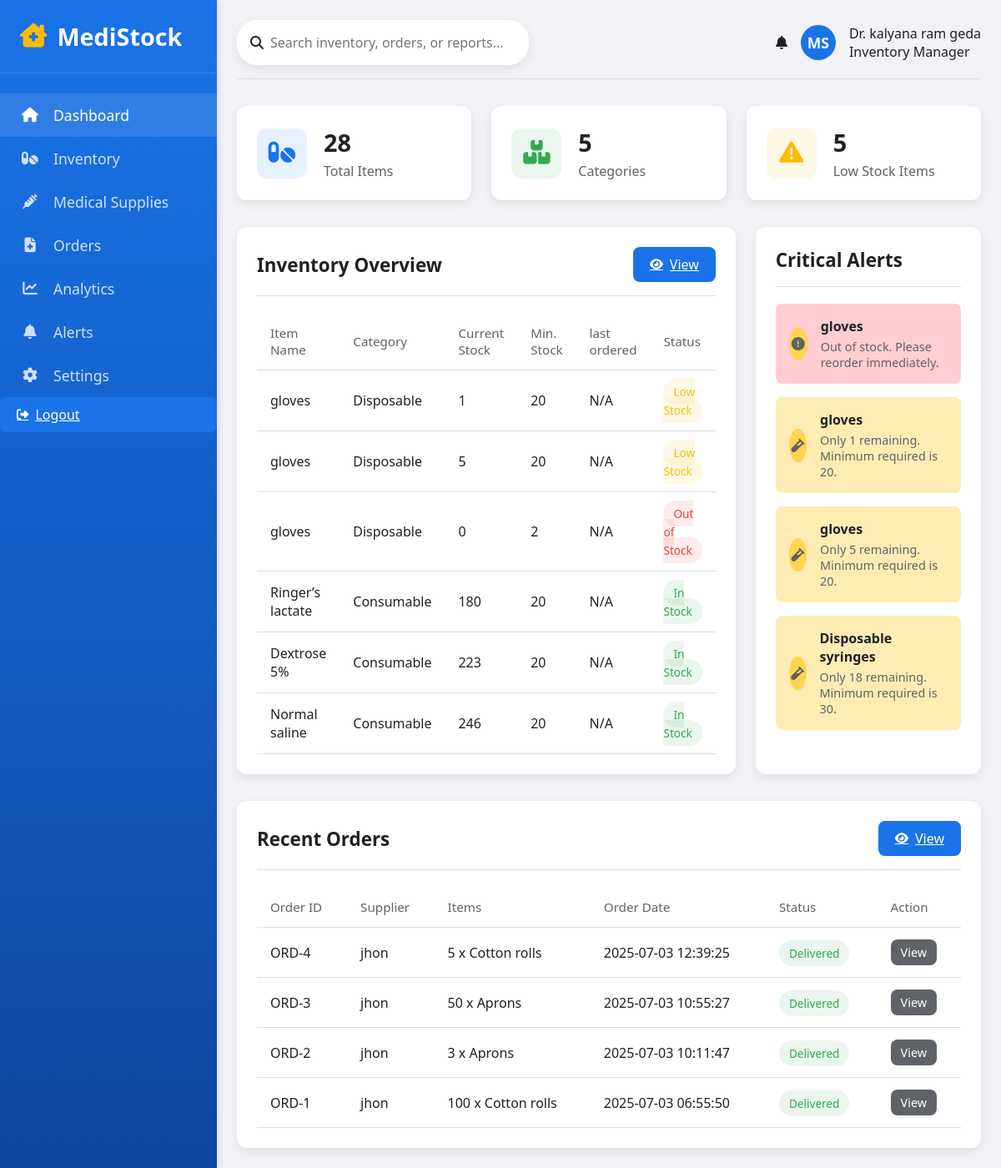
The app's page /dashboard (signed in) with its own data.
### tables this page shows
CREATE TABLE items (
            id INTEGER PRIMARY KEY AUTOINCREMENT,
            name TEXT NOT NULL,
            category TEXT,
            current_stock INTEGER,
            min_stock INTEGER,
            unit TEXT,
            supplier TEXT,
            last_ordered TIMESTAMP
        );

CREATE TABLE orders (
            id INTEGER PRIMARY KEY AUTOINCREMENT,
            item_id INTEGER NOT NULL,
            quantity INTEGER NOT NULL,
            supplier TEXT NOT NULL,
            urgency TEXT CHECK(urgency IN ('low', 'normal', 'high', 'critical')),
            status TEXT CHECK(status IN ('pending', 'approved', 'shipped', 'delivered', 'cancelled')),
            order_date TIMESTAMP DEFAULT CURRENT_TIMESTAMP,
            expected_delivery DATE,
            notes TEXT,
            FOREIGN KEY (item_id) REFERENCES items(id)
        );

### app.py (the view)
@app.route('/dashboard')
def dashboard():
    if 'username' not in session:
        return redirect(url_for('home'))
    conn = get_db_connection()
    c = conn.cursor()
    c.execute("SELECT COUNT(*) FROM items")
    total_items = c.fetchone()[0]
    c.execute("SELECT COUNT(DISTINCT category) FROM items")
    category_count = c.fetchone()[0]
    c.execute("SELECT COUNT(*) FROM items WHERE current_stock < min_stock")
    low_stock_count = c.fetchone()[0]
    c.execute("SELECT * FROM items ORDER BY id DESC LIMIT 6")
    items = c.fetchall()
    c.execute('''
        SELECT o.*, i.name as item_name, i.unit
        FROM orders o
        JOIN items i ON o.item_id = i.id
        ORDER BY o.order_date DESC
        LIMIT 4
    ''')
    orders = c.fetchall()
    c.execute('''
        SELECT name, current_stock, min_stock
        FROM items
        WHERE current_stock = 0 OR current_stock < min_stock
        ORDER BY current_stock ASC
        LIMIT 4
    ''')
    alerts = c.fetchall()
    conn.close()
    return render_template(
        'dashboard.html',
        name=session['username'],
        total_items=total_items,
        category_count=category_count,
        low_stock_count=low_stock_count,
        items=items,
        orders=orders,
        alerts=alerts
    )

### app.py (called while the page is built)
def get_db_connection():
    conn = sqlite3.connect('database.db', check_same_thread=False)
    conn.row_factory = sqlite3.Row
    return conn

### templates/dashboard.html (shortened to what this page needs)
<!DOCTYPE html>
<html lang="en">
<head>
    <link rel="stylesheet" href="https://cdnjs.cloudflare.com/ajax/libs/font-awesome/6.4.0/css/all.min.css">
</head>
<body>
    <aside class="sidebar">
        <div class="logo">
            <h1><i class="fas fa-clinic-medical"></i> <span>MediStock</span></h1>
        </div>
        <div class="nav-links">
            <a href="#" class="nav-item active">
                <i class="fas fa-home"></i>
                <span>Dashboard</span>
            </a>
            <a href="{{ url_for('inventory') }}" class="nav-item">
            <i class="fas fa-pills"></i>
            <span>Inventory</span>
            </a>
            <a href="{{ url_for('medical_supplies') }}" class="nav-item">
            <i class="fas fa-syringe"></i>
            <span>Medical Supplies</span>
            </a>
            <a href="{{ url_for('order') }}" class="nav-item">
            <i class="fas fa-file-medical"></i>
            <span>Orders</span>
            </a>
            <a href="{{ url_for('analytics') }}" class="nav-item">
            <i class="fas fa-chart-line"></i>
            <span>Analytics</span>
            </a>
            <a href="#" class="nav-item">
                <i class="fas fa-bell"></i>
                <span>Alerts</span>
            </a>
            <a href="{{ url_for('settings') }}" class="nav-item">
                <i class="fas fa-cog"></i>
                <span>Settings</span>
            </a>
            <a href="{{ url_for('logout') }}" class="btn btn-danger">
            <i class="fas fa-sign-out-alt"></i>
            <span>Logout</span>
            </a>
        </div>
    </aside>
    <main class="main-content">
        <div class="header">
            <div class="search-bar">
                <i class="fas fa-search"></i>
                <input type="text" placeholder="Search inventory, orders, or reports...">
            </div>
            <div class="user-info">
                <div class="notifications">
                    <i class="fas fa-bell"></i>
                </div>
                <div class="user-avatar">MS</div>
                <div>
                    <div class="user-name">Dr. {{ name }}</div>
                    <div class="user-role">Inventory Manager</div>
                </div>
            </div>
        </div>
        <div class="dashboard-stats">
            <div class="stat-card card-1">
                <div class="stat-icon">
                    <i class="fas fa-pills"></i>
                </div>
                <div class="stat-info">
                    <h3>{{ total_items }}</h3>
                    <p>Total Items</p>
                </div>
            </div>
            <div class="stat-card card-2">
                <div class="stat-icon">
                    <i class="fas fa-boxes"></i>
                </div>
                <div class="stat-info">
                    <h3>{{ category_count }}</h3>
                    <p>Categories</p>
                </div>
            </div>
            <div class="stat-card card-3">
                <div class="stat-icon">
                    <i class="fas fa-exclamation-triangle"></i>
                </div>
                <div class="stat-info">
                    <h3>{{ low_stock_count }}</h3>
                    <p>Low Stock Items</p>
                </div>
            </div>
            </div>
        <div class="dashboard-content">
            <div class="card">
                <div class="card-header">
                    <h2>Inventory Overview</h2>
                    <a href="{{ url_for('inventory') }}" class="btn"><i class="fas fa-eye"></i> View</a>
                </div>
                <div class="table-responsive">
                    <table>
                        <thead>
                            <tr>
                                <th>Item Name</th>
                                <th>Category</th>
                                <th>Current Stock</th>
                                <th>Min. Stock</th>
                                <th>last ordered</th>
                                <th>Status</th>
                            </tr>
                        </thead>
                        <tbody>
    {% for item in items %}
    <tr>
        <td>{{ item.name }}</td>
        <td>{{ item.category }}</td>
        <td>{{ item.current_stock }}</td>
        <td>{{ item.min_stock }}</td>
        <td>{{ item.last_ordered or 'N/A' }}</td>
        <td>
            {% if item.current_stock == 0 %}
                <span class="status out-of-stock">Out of Stock</span>
            {% elif item.current_stock < item.min_stock %}
                <span class="status low-stock">Low Stock</span>
            {% else %}
                <span class="status in-stock">In Stock</span>
            {% endif %}
        </td>
    </tr>
    {% endfor %}
</tbody>
                    </table>
                </div>
            </div>
            <div class="card">
                <div class="card-header">
                    <h2>Critical Alerts</h2>
                </div>
                <div class="alerts-container">
    {% for alert in alerts %}
        <div class="alert-card {% if alert.current_stock == 0 %}critical{% else %}expiring-soon{% endif %}">
            <div class="alert-icon">
                <i class="fas {% if alert.current_stock == 0 %}fa-exclamation-circle{% else %}fa-vial{% endif %}"></i>
            </div>
            <div class="alert-content">
                <h4>{{ alert.name }}</h4>
                {% if alert.current_stock == 0 %}
                    <p>Out of stock. Please reorder immediately.</p>
                {% else %}
                    <p>Only {{ alert.current_stock }} remaining. Minimum required is {{ alert.min_stock }}.</p>
                {% endif %}
            </div>
        </div>
    {% else %}
        <p style="padding: 10px; color: #888;">No critical alerts right now.</p>
    {% endfor %}
</div>
            </div>
        </div>
        <div class="card">
            <div class="card-header">
                <h2>Recent Orders</h2>
                <a href="{{ url_for('order') }}" class="btn"><i class="fas fa-eye"></i> View</a>
            </div>
            <div class="table-responsive">
                <table>
                    <thead>
                        <tr>
                            <th>Order ID</th>
                            <th>Supplier</th>
                            <th>Items</th>
                            <th>Order Date</th>
                            <th>Status</th>
                            <th>Action</th>
                        </tr>
                    </thead>
                    <tbody>
    {% for order in orders %}
    <tr>
        <td>ORD-{{ order.id }}</td>
        <td>{{ order.supplier }}</td>
        <td>{{ order.quantity }} x {{ order.item_name }}</td>
        <td>{{ order.order_date }}</td>
        <td>
            <span class="status
                {% if order.status == 'delivered' %}in-stock
                {% elif order.status == 'processing' %}low-stock
                {% elif order.status == 'pending' %}out-of-stock
                {% else %}in-stock{% endif %}">
                {{ order.status.capitalize() }}
            </span>
        </td>
        <td>
            <a class="btn" style="background: #5f6368; padding: 6px 12px; font-size: 0.9rem;">View</a>
        </td>
    </tr>
    {% endfor %}
</tbody>

### records on screen
items: name "gloves", category "Disposable", current_stock "1", min_stock "20", last_ordered "N/A", shows "Low Stock"
items: name "gloves", category "Disposable", current_stock "5", min_stock "20", last_ordered "N/A", shows "Low Stock"
items: name "gloves", category "Disposable", current_stock "0", min_stock "2", last_ordered "N/A", shows "Out of Stock", shows "Out of stock. Please reorder immediately."
items: name "Ringer’s lactate", category "Consumable", current_stock "180", min_stock "20", last_ordered "N/A", shows "In Stock"
items: name "Dextrose 5%", category "Consumable", current_stock "223", min_stock "20", last_ordered "N/A", shows "In Stock"
items: name "Normal saline", category "Consumable", current_stock "246", min_stock "20", last_ordered "N/A", shows "In Stock"
items: name "Disposable syringes", current_stock "18", min_stock "30"
orders: id "4", supplier "jhon", quantity "5", item_name "Cotton rolls", order_date "2025-07-03 12:39:25", status "Delivered"
orders: id "3", supplier "jhon", quantity "50", item_name "Aprons", order_date "2025-07-03 10:55:27", status "Delivered"
orders: id "2", supplier "jhon", quantity "3", item_name "Aprons", order_date "2025-07-03 10:11:47", status "Delivered"
orders: id "1", supplier "jhon", quantity "100", item_name "Cotton rolls", order_date "2025-07-03 06:55:50", status "Delivered"

### other values on screen
{{ name }} "kalyana ram geda"
{{ total_items }} "28"
{{ category_count }} "5"
{{ low_stock_count }} "5"
